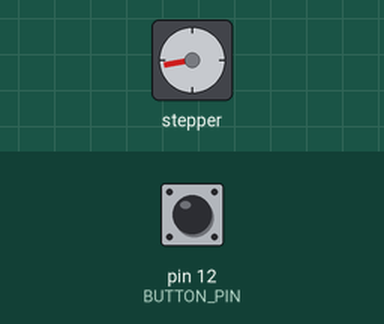
Simulated run of this sketch. Board: Arduino Uno, built with avr-gcc and run on an emulated ATmega328P. On the bench: stepper motor. Inputs (shaded band) come from the test bench; at power-on: pin 12 (BUTTON_PIN) HIGH. Stepper angles assume 200 steps per turn.

Above: at 2.8 s.
2.9 s: pin 12 (BUTTON_PIN) pulled LOW for 1.25 s
At 3.5 s:
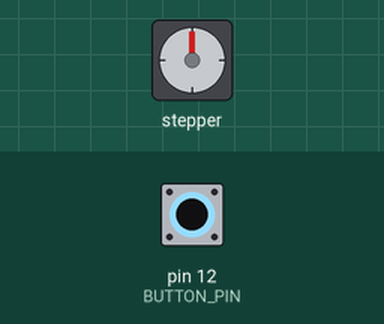
6.4 s: pin 12 (BUTTON_PIN) pulled LOW for 3.2 s
At 6.74 s:
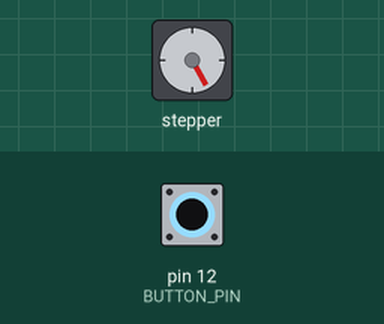
13.7 s: pin 12 (BUTTON_PIN) pulled LOW for 1.25 s
At 14.02 s:
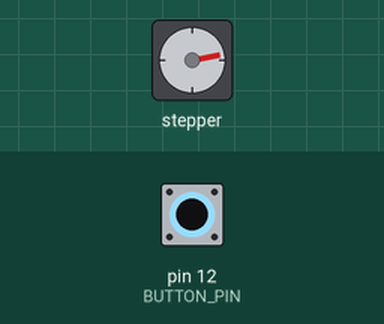
Timing chart, 0 to 24.0 s (numbered marks = the images above; inputs shaded):
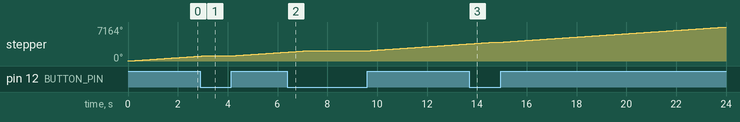

The sketch:

StepperMotorControl_01.ino
```cpp
#include <Stepper.h>

#define STEPS_PER_REVOLUTION 200  // Anzahl der Schritte pro Umdrehung
#define BUTTON_PIN 12              // Taster-Pin

// Definieren Sie die Pins für den Schrittmotor
const int motorPins[4] = {8, 9, 10, 11};

// Erstellen Sie eine Instanz des Stepper-Objekts
Stepper myStepper(STEPS_PER_REVOLUTION, motorPins[0], motorPins[1], motorPins[2], motorPins[3]);

void setup() {
    Serial.begin(9600); // Serielle Kommunikation starten
    pinMode(BUTTON_PIN, INPUT_PULLUP); // Taster mit internem Pull-Up-Widerstand festlegen
    myStepper.setSpeed(60); // Setzen Sie die maximale Geschwindigkeit in Umdrehungen pro Minute
}

void loop() {
    // Überprüfen Sie, ob der Taster gedrückt wird
    if (digitalRead(BUTTON_PIN) == LOW) {
        // Stoppen Sie den Motor, wenn der Taster gedrückt wird
        myStepper.step(0); // Halt-Befehl für den Motor
    } else {
        // Drehen Sie den Motor um 1 Umdrehung (in Schritten)
        myStepper.step(STEPS_PER_REVOLUTION);
        delay(10); // Wartezeit von 10 ms zwischen den Umdrehungen
    }
}
```
